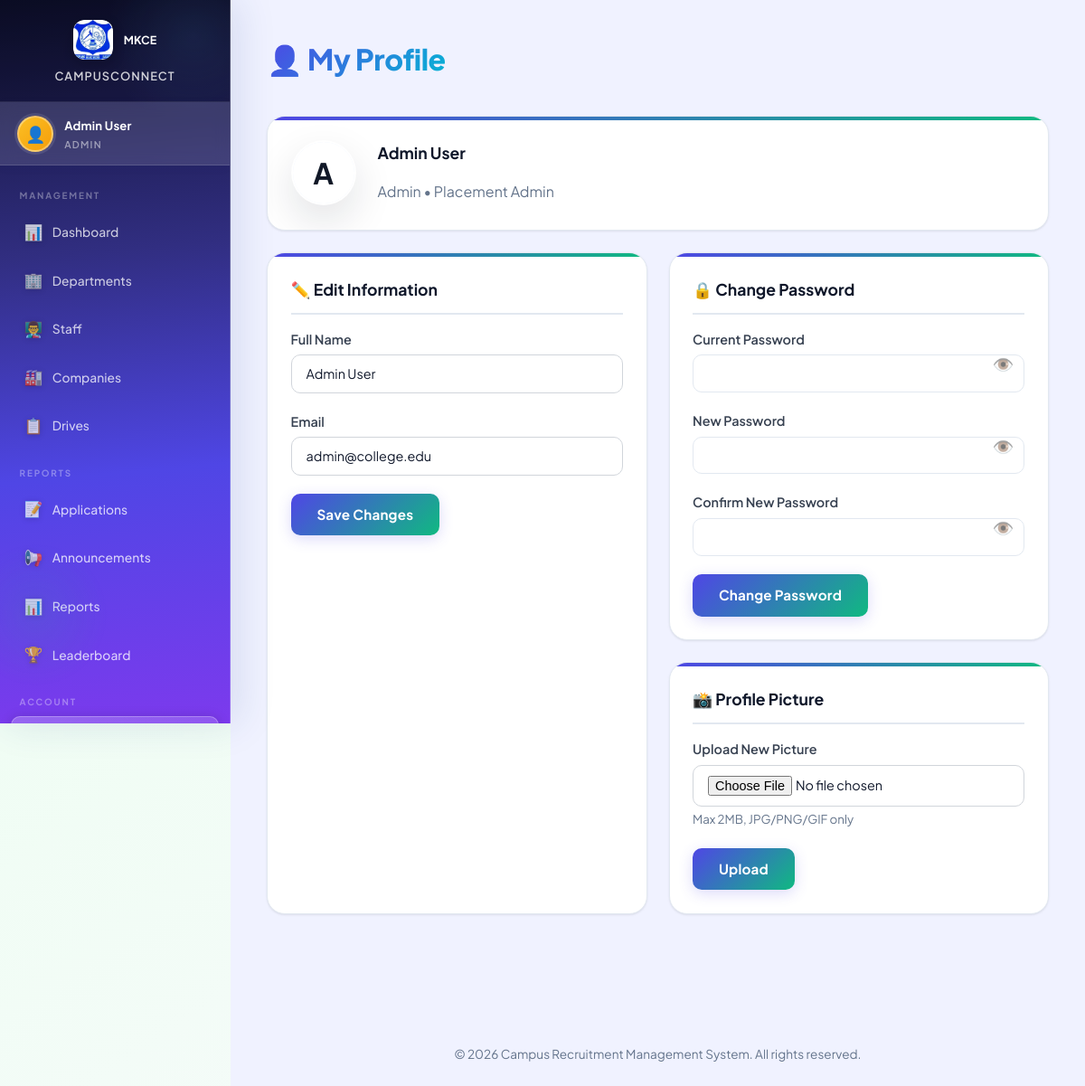
Screenshot of /admin/profile.php (signed in) with the database file from the repository.
### tables this page shows
CREATE TABLE `placement_admin` (
  `admin_id` int(11) NOT NULL,
  `name` varchar(100) NOT NULL,
  `email` varchar(100) NOT NULL,
  `password` varchar(255) NOT NULL,
  `profile_pic` varchar(255) DEFAULT NULL
);

### admin/profile.php (the view, shortened to what this page needs)
<?php
require_once '../config/db.php';
$admin_id = $_SESSION['user_id'];
$stmt = $conn->prepare("SELECT * FROM placement_admin WHERE admin_id = ?");
$stmt->execute([$admin_id]);
$admin = $stmt->fetch();
include '../includes/header.php';
?>
<div class="main-content-wrapper">
<div class="container">
    <div class="page-header"><h2>👤 My Profile</h2></div>
    <div class="card profile-hero">
        <div class="profile-top">
            <div class="profile-avatar">
                <?php if ($admin['profile_pic']): ?>
                    <img src="/campuss/uploads/profiles/<?= htmlspecialchars($admin['profile_pic']) ?>" alt="Profile Picture" style="width:100%;height:100%;object-fit:cover;border-radius:50%;">
                <?php else: ?>
                    <?= strtoupper(substr($admin['name'], 0, 1)) ?>
                <?php endif; ?>
            </div>
            <div class="profile-info">
                <h3><?= htmlspecialchars($admin['name']) ?></h3>
                <p style="color:var(--gray);margin:0.25rem 0;">Admin &bull; Placement Admin</p>
            </div>
        </div>
    </div>
    <div style="display:grid;grid-template-columns:1fr 1fr;gap:1.5rem;">
        <div class="card">
            <div class="card-header">✏️ Edit Information</div>
            <form method="POST">
                <div class="form-group">
                    <label>Full Name</label>
                    <input type="text" name="name" class="form-control" value="<?= htmlspecialchars($admin['name']) ?>" required>
                </div>
                <div class="form-group">
                    <label>Email</label>
                    <input type="email" name="email" class="form-control" value="<?= htmlspecialchars($admin['email']) ?>" required>
                </div>
                <button type="submit" name="update_profile" class="btn btn-primary">Save Changes</button>
            </form>
        </div>
        <div>
            <div class="card">
                <div class="card-header">🔒 Change Password</div>
                <form method="POST">
                    <div class="form-group">
                        <label>Current Password</label>
                        <input type="password" name="current_password" class="form-control" required>
                    </div>
                    <div class="form-group">
                        <label>New Password</label>
                        <input type="password" name="new_password" class="form-control" required>
                    </div>
                    <div class="form-group">
                        <label>Confirm New Password</label>
                        <input type="password" name="confirm_password" class="form-control" required>
                    </div>
                    <button type="submit" name="change_password" class="btn btn-primary">Change Password</button>
                </form>
            </div>
            <div class="card">
                <div class="card-header">📸 Profile Picture</div>
                <form method="POST" enctype="multipart/form-data">
                    <div class="form-group">
                        <label>Upload New Picture</label>
                        <input type="file" name="profile_pic" class="form-control" accept="image/*">
                        <small style="color:var(--gray);">Max 2MB, JPG/PNG/GIF only</small>
                    </div>
                    <button type="submit" class="btn btn-secondary">Upload</button>
                </form>
            </div>
        </div>
    </div>
</div>
<?php include '../includes/footer.php'; ?>

### css/modern-design.css (style rules this page uses)
:root { --color-bg-primary: #ffffff; --color-bg-secondary: #f5f7fa; --color-bg-tertiary: #eff2f5; --color-text-primary: #1f2937; --color-text-secondary: #6b7280; --color-text-tertiary: #9ca3af; --color-bg-primary-dark: #0f172a; --color-bg-secondary-dark: #1e293b; --color-bg-tertiary-dark: #334155; --color-text-primary-dark: #f1f5f9; --color-text-secondary-dark: #cbd5e1; --color-text-tertiary-dark: #94a3b8; --gradient-primary: linear-gradient(135deg, #3b82f6 0%, #2563eb 100%); --gradient-secondary: linear-gradient(135deg, #10b981 0%, #059669 100%); --gradient-tertiary: linear-gradient(135deg, #f59e0b 0%, #d97706 100%); --gradient-quaternary: linear-gradient(135deg, #8b5cf6 0%, #7c3aed 100%); --gradient-warm: linear-gradient(135deg, #06b6d4 0%, #0891b2 100%); --neon-purple: #6366f1; --neon-cyan: #0891b2; --neon-pink: #ec4899; --neon-blue: #3b82f6; --shadow-sm: 0 2px 8px rgba(31, 41, 55, 0.08); --shadow-md: 0 4px 16px rgba(31, 41, 55, 0.10); --shadow-lg: 0 8px 32px rgba(31, 41, 55, 0.12); --shadow-xl: 0 20px 48px rgba(31, 41, 55, 0.15); --glow-soft: 0 0 20px rgba(59, 130, 246, 0.2); --glow-medium: 0 0 40px rgba(59, 130, 246, 0.3); --glow-strong: 0 0 60px rgba(59, 130, 246, 0.4); --radius-sm: 8px; --radius-md: 12px; --radius-lg: 16px; --radius-xl: 24px; --radius-full: 9999px; --space-1: 4px; --space-2: 8px; --space-3: 12px; --space-4: 16px; --space-5: 20px; --space-6: 24px; --space-8: 32px; --space-10: 40px; --space-12: 48px; --transition-fast: 150ms cubic-bezier(0.4, 0, 0.2, 1); --transition-base: 250ms cubic-bezier(0.4, 0, 0.2, 1); --transition-slow: 350ms cubic-bezier(0.4, 0, 0.2, 1); }
:root[data-theme="light"], body:not(.dark-mode) { --active-bg-primary: var(--color-bg-primary); --active-bg-secondary: var(--color-bg-secondary); --active-bg-tertiary: var(--color-bg-tertiary); --active-text-primary: var(--color-text-primary); --active-text-secondary: var(--color-text-secondary); --active-text-tertiary: var(--color-text-tertiary); }
* { margin: 0; padding: 0; box-sizing: border-box; }
html { scroll-behavior: smooth; }
body { font-family: -apple-system, BlinkMacSystemFont, 'Segoe UI', 'Roboto', 'Oxygen', 'Ubuntu', 'Cantarell', 'Fira Sans', 'Droid Sans', 'Helvetica Neue', sans-serif; background-color: var(--active-bg-primary); color: var(--active-text-primary); line-height: 1.6; transition: background-color var(--transition-base), color var(--transition-base); overflow-x: hidden; }
:root[data-theme="light"] body { background-color: var(--color-bg-primary); }
.form-group { margin-bottom: var(--space-5); }
.card-header { display: flex; justify-content: space-between; align-items: center; margin-bottom: var(--space-6); flex-wrap: wrap; gap: var(--space-3); }

### css/sidebar-fix.css (style rules this page uses)
*, *::before, *::after { box-sizing: border-box; }
html, body { margin: 0; padding: 0; overflow-x: hidden; width: 100%; font-family: 'Poppins', 'Segoe UI', sans-serif; }
body { background: #f0f4ff !important; }

### css/all-modules.css (style rules this page uses)
:root { --c-bg: #f0f4ff; --c-white: #ffffff; --c-border: #e2e8f0; --c-border-h: #93c5fd; --c-text: #1e293b; --c-muted: #64748b; --c-radius: 18px; --c-shadow: 0 2px 16px rgba(30,58,138,0.06); --c-shadow-h: 0 10px 36px rgba(37,99,235,0.12); --s-1: #2563eb; --s-2: #1d4ed8; --s-grad: linear-gradient(135deg,#2563eb,#1d4ed8); --t-1: #7c3aed; --t-2: #6d28d9; --t-grad: linear-gradient(135deg,#7c3aed,#6d28d9); --a-1: #4f46e5; --a-2: #4338ca; --a-grad: linear-gradient(135deg,#4f46e5,#4338ca); }
body, .sidebar, .login-card, .stud-card { transition: background 0.4s cubic-bezier(.4,0,.2,1), color 0.4s cubic-bezier(.4,0,.2,1), box-shadow 0.4s; }

### rows the page displays
placement_admin: name "A", name "Admin User", email "admin@college.edu"

### other values shown
$_SESSION['name'] "Admin User"
$_SESSION['role'] "ADMIN"
